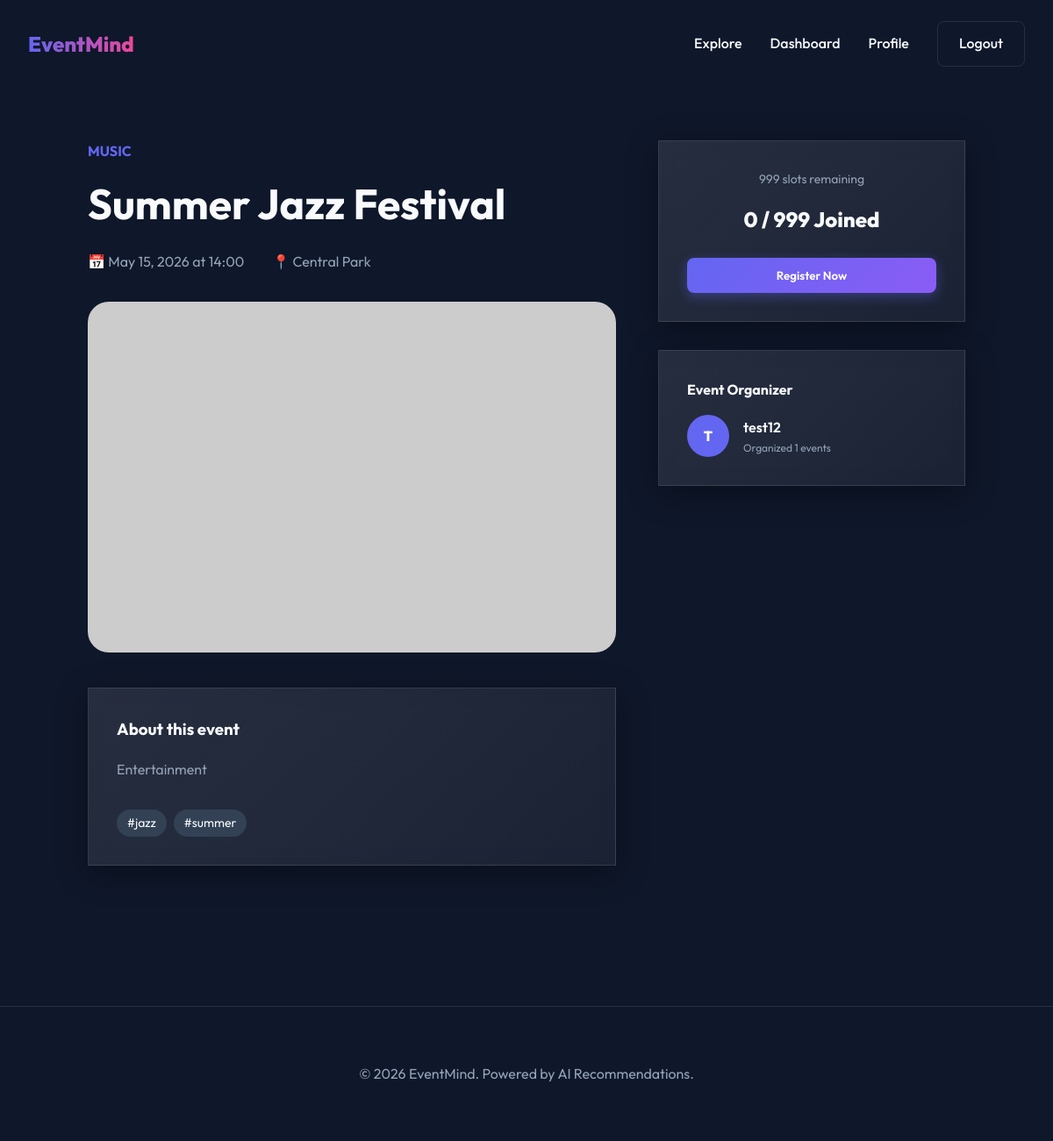
Page /events/1 (signed in) on the committed database.
### app/models/event.py (models this page shows, shortened)
class Event(Base, TimestampMixin):
    __tablename__ = "events"
    id: Mapped[int] = mapped_column(primary_key=True, index=True)
    title: Mapped[str] = mapped_column(String(200), nullable=False, index=True)
    description: Mapped[str] = mapped_column(Text, nullable=False)
    location: Mapped[str] = mapped_column(String(300), nullable=False)
    event_date: Mapped[datetime] = mapped_column(DateTime(timezone=True), nullable=False, index=True)
    capacity: Mapped[int] = mapped_column(Integer, default=100, nullable=False)
    category: Mapped[str] = mapped_column(String(100), nullable=False, index=True)
    tags: Mapped[list] = mapped_column(JSON, default=list, nullable=False)
    image_url: Mapped[str | None] = mapped_column(String(500), nullable=True)
    is_active: Mapped[bool] = mapped_column(Boolean, default=True, nullable=False)
    owner_id: Mapped[int] = mapped_column(ForeignKey("users.id"), nullable=False)
    owner: Mapped["User"] = relationship("User", back_populates="events")
    registrations: Mapped[list["Registration"]] = relationship(
        "Registration", back_populates="event", lazy="selectin"
    )

### app/models/user.py (models this page shows, shortened)
class User(Base, TimestampMixin):
    __tablename__ = "users"
    id: Mapped[int] = mapped_column(primary_key=True, index=True)
    email: Mapped[str] = mapped_column(String(255), unique=True, index=True, nullable=False)
    username: Mapped[str] = mapped_column(String(50), unique=True, index=True, nullable=False)
    hashed_password: Mapped[str] = mapped_column(String(255), nullable=False)
    full_name: Mapped[str] = mapped_column(String(150), nullable=False)
    bio: Mapped[str | None] = mapped_column(Text, nullable=True)
    avatar_url: Mapped[str | None] = mapped_column(String(500), nullable=True)
    interests: Mapped[list] = mapped_column(JSON, default=list, nullable=False)
    role: Mapped[UserRole] = mapped_column(
        Enum(UserRole), default=UserRole.USER, nullable=False
    )
    is_active: Mapped[bool] = mapped_column(Boolean, default=True, nullable=False)
    events: Mapped[list["Event"]] = relationship(
        "Event", back_populates="owner", lazy="selectin"
    )
    registrations: Mapped[list["Registration"]] = relationship(
        "Registration", back_populates="user", lazy="selectin"
    )

### app/web/event_views.py (the view)
@router.get("/{event_id}", response_class=HTMLResponse)
async def event_detail(
    request: Request,
    event_id: int,
    session: AsyncSession = Depends(get_db),
):
    current_user = await get_current_user_from_cookie(
        access_token=request.cookies.get("access_token"), session=session
    )
    service = EventService(session)
    try:
        event = await service.get_event(event_id)
    except AppError as e:
        return templates.TemplateResponse(
            request=request, name="404.html", context={"current_user": current_user}, status_code=404
        )
    return templates.TemplateResponse(
        request=request,
        name="events/detail.html",
        context={"current_user": current_user, "event": event},
    )

### templates/events/detail.html
{% extends "base.html" %}
{% block content %}
<section style="padding: 10rem 2rem 5rem;">
    <div style="max-width: 1000px; margin: 0 auto; display: grid; grid-template-columns: 1fr 350px; gap: 3rem;">
        <div>
            <span class="event-category" style="font-size: 1rem;">{{ event.category }}</span>
            <h1 style="font-size: 3rem; margin: 0.5rem 0 1rem;">{{ event.title }}</h1>
            <div style="display: flex; gap: 2rem; margin-bottom: 2rem; color: var(--text-muted);">
                <span>📅 {{ event.event_date.strftime('%B %d, %Y at %H:%M') }}</span>
                <span>📍 {{ event.location }}</span>
            </div>
            <img src="{{ event.image_url or 'https://via.placeholder.com/800x400' }}" alt="{{ event.title }}"
                 style="width: 100%; height: 400px; object-fit: cover; border-radius: 1.5rem; margin-bottom: 2rem;">
            <div class="glass-card" style="padding: 2rem;">
                <h3 style="margin-bottom: 1rem;">About this event</h3>
                <p style="white-space: pre-wrap; color: var(--text-muted); line-height: 1.8;">{{ event.description }}</p>
                <div style="margin-top: 2rem; display: flex; flex-wrap: wrap; gap: 0.5rem;">
                    {% for tag in event.tags %}
                        <span style="background: var(--surface-light); padding: 0.25rem 0.75rem; border-radius: 2rem; font-size: 0.875rem;">#{{ tag }}</span>
                    {% endfor %}
                </div>
            </div>
        </div>
        <div style="position: sticky; top: 8rem; height: fit-content;">
            <div class="glass-card" style="padding: 2rem; text-align: center;">
                <div style="font-size: 0.875rem; color: var(--text-muted); margin-bottom: 1rem;">
                    {{ event.capacity - event.registered_count }} slots remaining
                </div>
                <div style="font-size: 1.5rem; font-weight: 800; margin-bottom: 1.5rem;">
                    {{ event.registered_count }} / {{ event.capacity }} Joined
                </div>
                {% if current_user %}
                    {% set is_registered = false %}
                    {% for reg in current_user.registrations %}
                        {% if reg.event_id == event.id and reg.status == 'confirmed' %}
                            {% set is_registered = true %}
                        {% endif %}
                    {% endfor %}
                    {% if is_registered %}
                        <div style="background: rgba(16, 185, 129, 0.1); color: var(--success); padding: 1rem; border-radius: 0.5rem; margin-bottom: 1rem;">
                            You're registered!
                        </div>
                        <button hx-post="/api/v1/registrations/events/{{ event.id }}/cancel"
                                hx-confirm="Are you sure you want to cancel?"
                                hx-target="body"
                                class="btn btn-outline" style="width: 100%;">Cancel Registration</button>
                    {% elif event.is_full %}
                        <button class="btn btn-outline" style="width: 100%; cursor: not-allowed;" disabled>Event Full</button>
                    {% else %}
                        <button hx-post="/api/v1/registrations/events/{{ event.id }}"
                                hx-target="body"
                                class="btn btn-primary" style="width: 100%;">Register Now</button>
                    {% endif %}
                {% else %}
                    <a href="/auth/login" class="btn btn-primary" style="width: 100%;">Login to Register</a>
                {% endif %}
            </div>
            <div class="glass-card" style="padding: 2rem; margin-top: 2rem;">
                <h4 style="margin-bottom: 1rem;">Event Organizer</h4>
                <div style="display: flex; align-items: center; gap: 1rem;">
                    <div style="width: 48px; height: 48px; background: var(--primary); border-radius: 50%; display: flex; align-items: center; justify-content: center; font-weight: 800;">
                        {{ event.owner.username[0].upper() }}
                    </div>
                    <div>
                        <div style="font-weight: 600;">{{ event.owner.full_name }}</div>
                        <div style="font-size: 0.75rem; color: var(--text-muted);">Organized {{ event.owner.events|length }} events</div>
                    </div>
                </div>
            </div>
        </div>
    </div>
</section>
{% endblock %}

### static/css/main.css (style rules this page uses)
:root { --primary: #6366f1; --primary-dark: #4f46e5; --secondary: #ec4899; --accent: #8b5cf6; --background: #0f172a; --surface: #1e293b; --surface-light: #334155; --text: #f8fafc; --text-muted: #94a3b8; --error: #ef4444; --success: #10b981; --glass: rgba(255, 255, 255, 0.05); --glass-border: rgba(255, 255, 255, 0.1); }
* { margin: 0; padding: 0; box-sizing: border-box; font-family: 'Outfit', sans-serif; }
body { background-color: var(--background); color: var(--text); line-height: 1.6; overflow-x: hidden; }
.glass-card { background: linear-gradient(135deg, rgba(255,255,255,0.1), rgba(255,255,255,0.05)); backdrop-filter: blur(10px); border: 1px solid rgba(255,255,255,0.1); box-shadow: 0 8px 32px 0 rgba(0, 0, 0, 0.37); }
.btn { padding: 0.75rem 1.5rem; border-radius: 0.5rem; font-weight: 600; cursor: pointer; transition: all 0.3s cubic-bezier(0.4, 0, 0.2, 1); text-decoration: none; display: inline-block; border: none; }
.btn-primary { background: linear-gradient(135deg, var(--primary), var(--accent)); color: white; box-shadow: 0 4px 14px 0 rgba(99, 102, 241, 0.39); }
.event-category { font-size: 0.75rem; text-transform: uppercase; font-weight: 700; color: var(--primary); margin-bottom: 0.5rem; }

### rows in the picture
Event: category "MUSIC", title "Summer Jazz Festival", event_date "May 15, 2026 at 14:00", location "Central Park", description "Entertainment", event.capacity-event.registered_count "999", capacity "999"
User: owner "T", owner.full_name "test12"

### other values in the picture
{{ tag }} "jazz" "summer"
{{ event.registered_count }} "0"
{{ event.owner.events|length }} "1"
